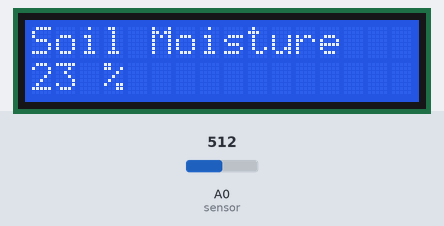
Bench run of a sketch on a simulated Arduino Uno, built with avr-gcc and run on an emulated ATmega328P. On the bench: 16×2 character LCD. The test bench sets the inputs (shaded band); at power-on: A0 (sensor) = 512. What the sketch prints to the serial monitor is not drawn.

Above: at 1.2 s.
1.3 s: A0 (sensor) set to 716
At 1.7 s:
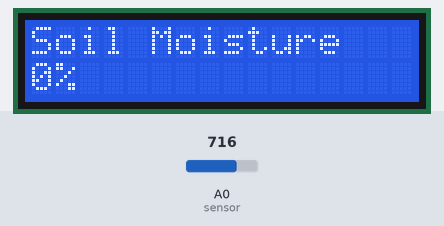
4.3 s: A0 (sensor) set to 511
At 4.8 s:
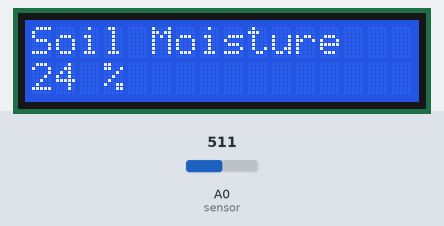
5.9 s: A0 (sensor) set to 306
At 11.8 s:
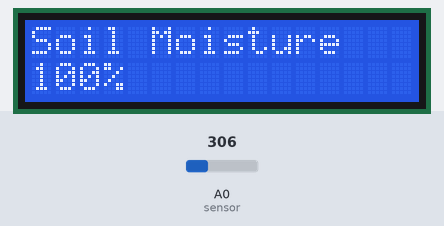
Timing chart, 0 to 13.3 s (numbered marks = the images above; inputs shaded):
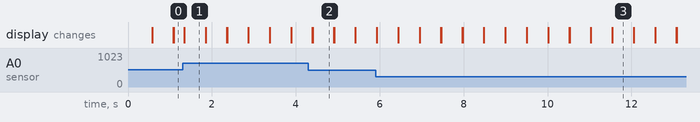

The sketch:

_Soil_moisture_reader.ino
```cpp
#include <LiquidCrystal.h>

// Initialize the LCD with the pin numbers for RS, EN, D4, D5, D6, and D7
LiquidCrystal lcd(7, 8, 9, 10, 11, 12);

// Constants for calibration values
const int AirValue = 576;  // Value for dry soil (air)
const int WaterValue = 307;  // Value for wet soil (water)

int soilMoistureValue = 0;  // Variable to store raw soil moisture sensor value
int soilMoisturePercent = 0;  // Variable to store soil moisture percentage

void setup() {
  lcd.begin(16, 2);  // Initialize the LCD with 16 columns and 2 rows
  Serial.begin(9600);  // Start serial communication at 9600 baud rate
}

void loop() {
  soilMoistureValue = analogRead(A0);  // Read the analog value from the soil moisture sensor
  Serial.println(soilMoistureValue);  // Print the raw value to the Serial Monitor

  // Map the raw value to a percentage (0% = water, 100% = air)
  soilMoisturePercent = map(soilMoistureValue, AirValue, WaterValue, 0, 100);

  // If the soil is very dry or beyond the dry calibration value
  if (soilMoisturePercent >= 100) {
    Serial.println("100 %");  // Print "100 %" to the Serial Monitor
    lcd.setCursor(0, 0);  // Set the cursor to the first column of the first row on the LCD
    lcd.print("Soil Moisture");  // Print "Soil Moisture" on the LCD
    lcd.setCursor(0, 1);  // Set the cursor to the first column of the second row
    lcd.print("100%");  // Print "100%" on the LCD
    delay(250);  // Wait for 250 milliseconds
    lcd.clear();  // Clear the LCD display
  }

  // If the soil is very wet or beyond the wet calibration value
  else if (soilMoisturePercent <= 0) {
    Serial.println("0 %");  // Print "0 %" to the Serial Monitor
    lcd.setCursor(0, 0);  // Set the cursor to the first column of the first row
    lcd.print("Soil Moisture");  // Print "Soil Moisture" on the LCD
    lcd.setCursor(0, 1);  // Set the cursor to the first column of the second row
    lcd.print("0%");  // Print "0%" on the LCD
    delay(250);  // Wait for 250 milliseconds
    lcd.clear();  // Clear the LCD display
  }

  // If the soil moisture is between 0% and 100%
  else if (soilMoisturePercent > 0 && soilMoisturePercent < 100) {
    Serial.print(soilMoisturePercent);  // Print the moisture percentage to the Serial Monitor
    Serial.println(" %");  // Print "%" to the Serial Monitor
    lcd.setCursor(0, 0);  // Set the cursor to the first column of the first row
    lcd.print("Soil Moisture");  // Print "Soil Moisture" on the LCD
    lcd.setCursor(0, 1);  // Set the cursor to the first column of the second row
    lcd.print(soilMoisturePercent);  // Print the moisture percentage on the LCD
    lcd.print(" %");  // Print "%" on the LCD
    delay(250);  // Wait for 250 milliseconds
    lcd.clear();  // Clear the LCD display
  }
}
```

Measured:
- after the input at 1.3 s, the display: changes at once (image 1)
- after the input at 4.3 s, the display: first differs from a run without the input after 0.10 s (image 2)
- after the input at 5.9 s, the display: first differs from a run without the input at once (image 3)
- what the display in image 1 shows lasts 0.5 s, from 1.3 s to 1.8 s
